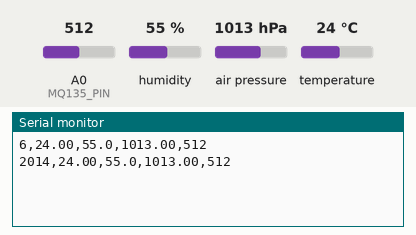
The sketch below on a simulated Arduino Uno, built with avr-gcc and run on an emulated ATmega328P. Parts: the last lines printed to the serial monitor. The test bench sets the inputs (shaded band); at power-on: humidity 55 %, air pressure 1013 hPa, A0 (MQ135_PIN) = 512, temperature 24 °C.

Above: at 2.8 s.
2.9 s: humidity set to 22 %
At 4.9 s:
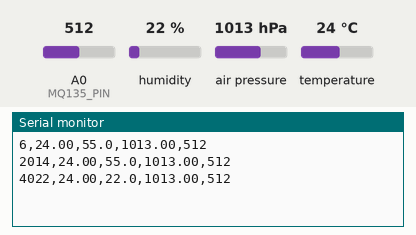
5.6 s: air pressure set to 952 hPa
At 6.7 s:
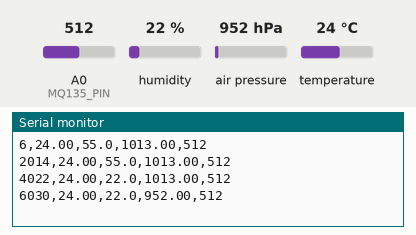
8.3 s: A0 (MQ135_PIN) set to 716
At 10.8 s:
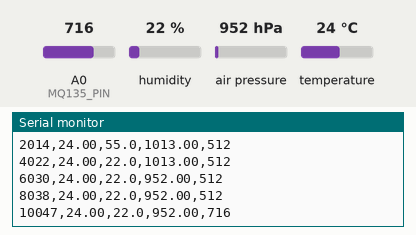
11.0 s: temperature set to 12 °C
At 13.3 s:
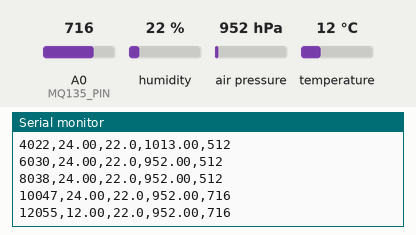
13.7 s: air pressure set to 975 hPa
At 15.2 s:
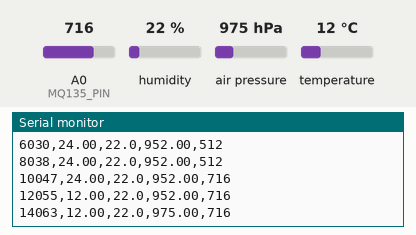
16.4 s: A0 (MQ135_PIN) set to 992
At 18.8 s:
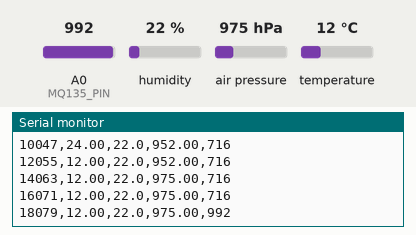
Timing chart, 0 to 20.1 s (numbered marks = the images above; inputs shaded):
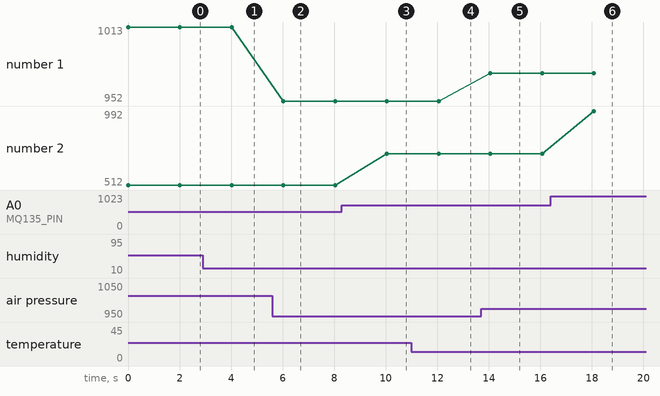

The sketch:

weather_station.ino
```cpp
#include <DHT.h>
#include <Wire.h>
#include <Adafruit_Sensor.h>
#include <Adafruit_BMP280.h>

#define DHTPIN 2
#define DHTTYPE DHT22
#define MQ135_PIN A0

DHT dht(DHTPIN, DHTTYPE);
Adafruit_BMP280 bmp;

void setup() {
  Serial.begin(9600);
  dht.begin();
  if (!bmp.begin()) {
    Serial.println("Could not find a valid BMP280 sensor");
    while (1) {}
  }
  bmp.setSampling(Adafruit_BMP280::MODE_NORMAL,
                  Adafruit_BMP280::SAMPLING_X2,
                  Adafruit_BMP280::SAMPLING_X16,
                  Adafruit_BMP280::FILTER_X16,
                  Adafruit_BMP280::STANDBY_MS_0_5);
}

void loop() {
  float h = dht.readHumidity();
  float t = dht.readTemperature();
  float p = bmp.readPressure() / 100.0F; // hPa
  int mq = analogRead(MQ135_PIN);

  if (isnan(h) || isnan(t)) {
    Serial.println("Failed to read from DHT!");
    delay(2000);
    return;
  }

  // CSV format: time,temp(C),humidity(%),pressure(hPa),air_quality
  Serial.print(millis());
  Serial.print(",");
  Serial.print(t, 2);
  Serial.print(",");
  Serial.print(h, 1);
  Serial.print(",");
  Serial.print(p, 2);
  Serial.print(",");
  Serial.println(mq);

  delay(2000);
}
```

Measured:
- after the input at 2.9 s, the serial monitor: prints a new line after 1.1 s (image 1)
- after the input at 5.6 s, the serial monitor: prints a new line after 0.43 s (image 2)
- after the input at 8.3 s, the serial monitor: prints a new line after 1.7 s (image 3)
- after the input at 11.0 s, the serial monitor: prints a new line after 1.1 s (image 4)
- after the input at 13.7 s, the serial monitor: prints a new line after 0.36 s (image 5)
- after the input at 16.4 s, the serial monitor: prints a new line after 1.7 s (image 6)
- plotted number 1: 1013 → 952 after the input at 5.6 s, 952 → 975 after the input at 13.7 s
- plotted number 2: 512 → 716 after the input at 8.3 s, 716 → 992 after the input at 16.4 s
